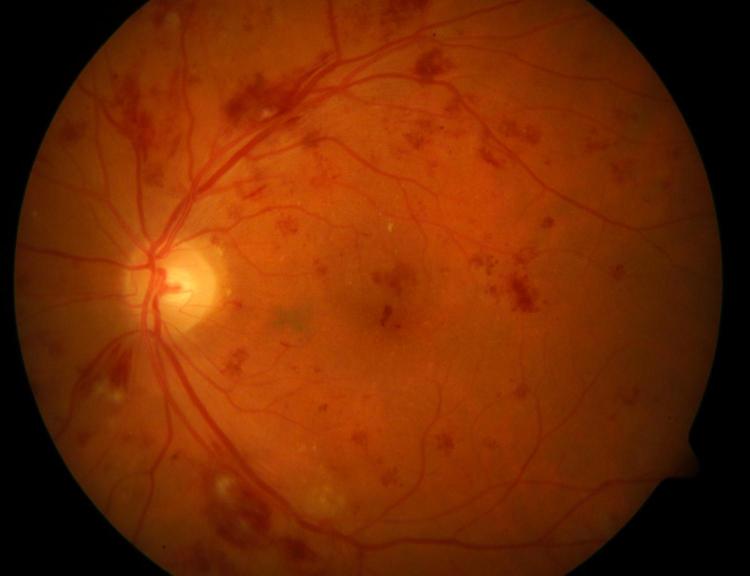
#> input picture image032.jpg, 1500 x 1152 px (shown at 1/2 size)
$ python bloodvessel1.py
#> lines starting #> are read from the running program, lines starting #| are printed output that depends on the picture; after the words box and inside, x2 and y2 are one past the last pixel; in counts of white or black regions, pixels touching at a corner belong together
import cv2
import numpy as np
import Image

#img = Image.open('image032.png')
#img.save('image032.jpg')
res = cv2.imread('image032.jpg',1)
#> res is the input picture: shape (1152, 1500, 3); mean B, G, R 3.4, 42.4, 115.1
#img = cv2.resize(res,None,fx=0.25, fy=0.25, interpolation = cv2.INTER_CUBIC)
img = cv2.resize(res,(640,491))
cv2.imshow('initial',img)

#cv2.imshow('image',img)
# Convert BGR to HSV
hsv = cv2.cvtColor(img, cv2.COLOR_BGR2HSV)
#> hsv: shape (491, 640, 3); mean H, S, V 9.7, 209.9, 115


gray=cv2.cvtColor(img, cv2.COLOR_BGR2GRAY)
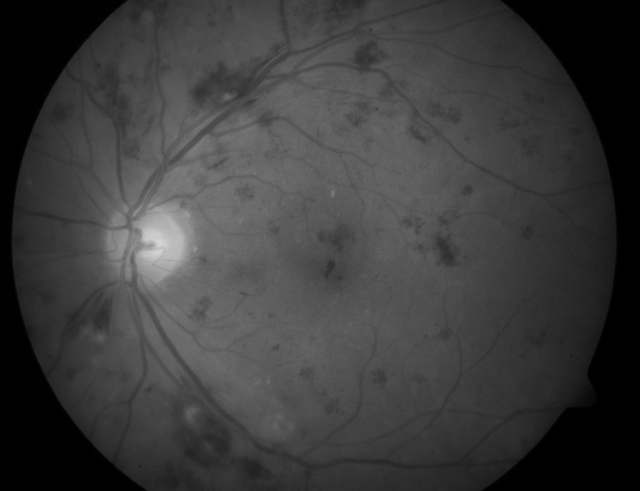
#> gray: shape (491, 640); min 0, max 215, mean 59.6
# [5 lines of commented-out code are left out]
kernel1 = np.ones((5,5),np.uint8)
kernel2 = np.ones((1,1),np.uint8)
kernel3 = np.ones((4,4),np.uint8)
#kernel1 = cv2.getStructuringElement(cv2.MORPH_ELLIPSE,(5,5))
#kernel2 = cv2.getStructuringElement(cv2.MORPH_ELLIPSE,(3,3))
#kernel3 = cv2.getStructuringElement(cv2.MORPH_ELLIPSE,(4,4))
b,g,r=cv2.split(img)
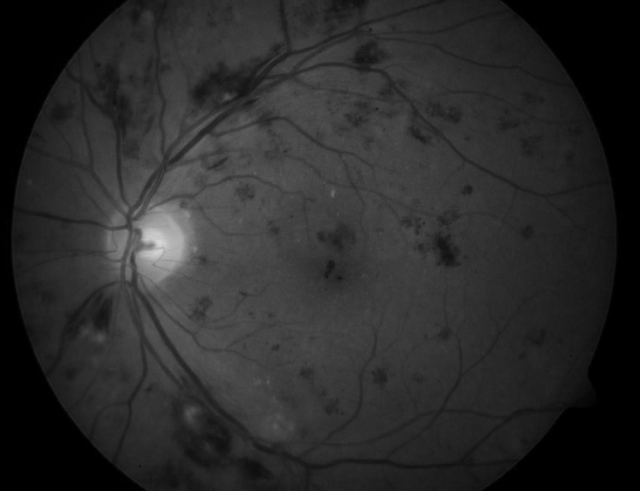
#> g: shape (491, 640); min 0, max 216, mean 42.4
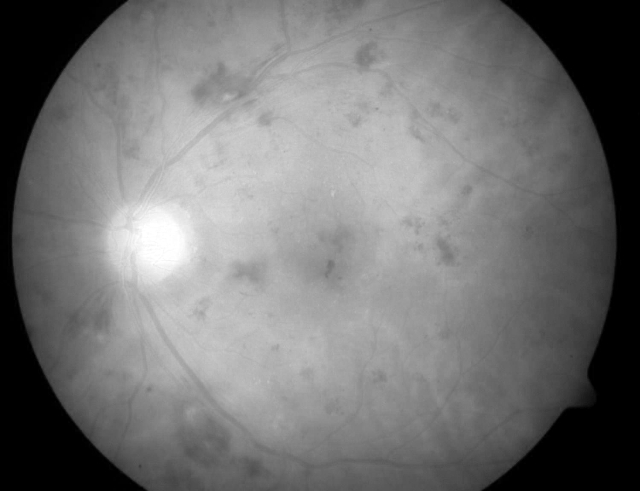
#> r: shape (491, 640); min 0, max 255, mean 115
cv2.imshow('green',g)
median = cv2.medianBlur(g,3)
clahe = cv2.createCLAHE(clipLimit=2.0, tileGridSize=(8,8))
cl1 = clahe.apply(median)
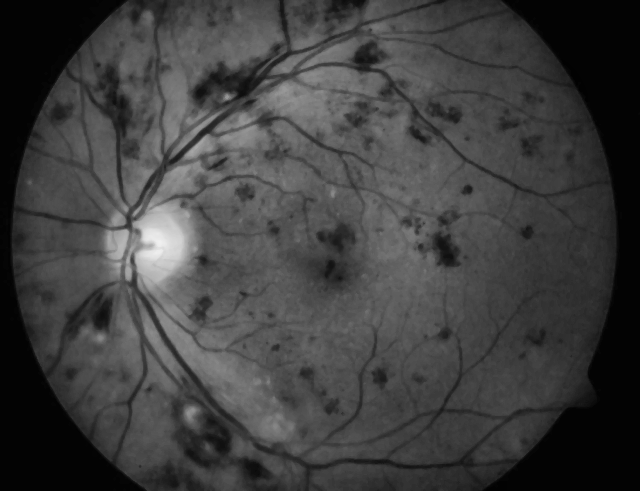
#> cl1: shape (491, 640); min 2, max 240, mean 63
cv2.imshow('clahe',cl1)
closing1 = cv2.morphologyEx(cl1, cv2.MORPH_CLOSE, kernel1)
closing2 = cv2.morphologyEx(cl1, cv2.MORPH_CLOSE, kernel2)

# plot all the images and their histograms
gradient_image=np.array(closing1)-np.array(closing2)
cv2.imshow('gradient_image',gradient_image)
blur = cv2.GaussianBlur(gradient_image,(5,5),0)
ret3,gradient_image_th = cv2.threshold(blur,0,255,cv2.THRESH_BINARY+cv2.THRESH_OTSU)
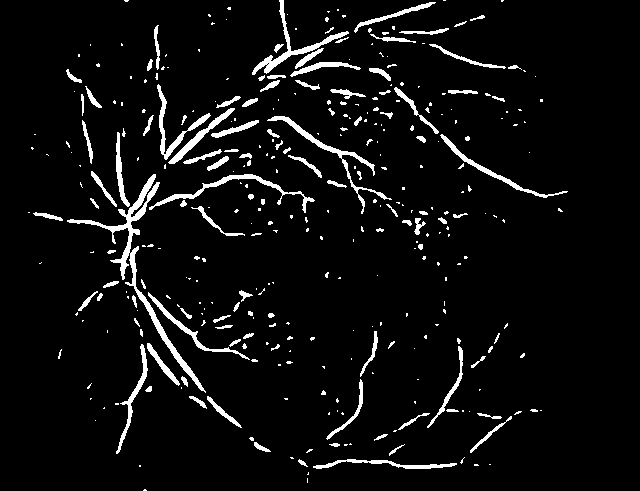
#> gradient_image_th: shape (491, 640); 5.5% white; 352 white regions (239 under 20 px), largest, box (x1, y1, x2, y2) and area: (67, 174, 206, 393) 2056, (267, 116, 392, 214) 831, (252, 0, 349, 75) 813
#> ret3 = 8
cv2.imshow('image',gradient_image_th)
gradient_image_th_eroded=cv2.erode(gradient_image_th,kernel3,iterations = 1)
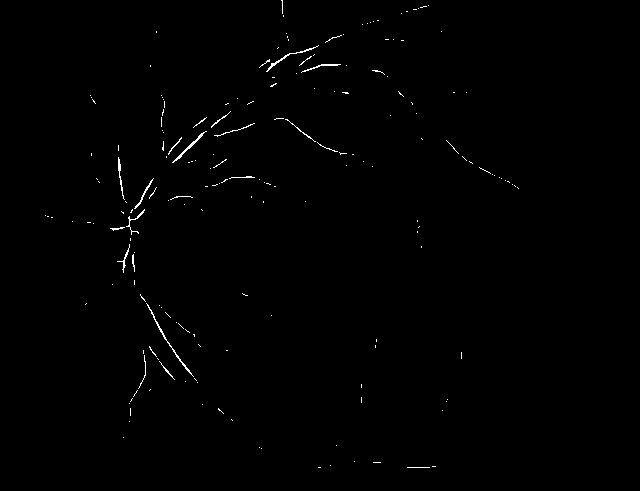
#> gradient_image_th_eroded: shape (491, 640); 0.54% white in thin lines or dots, all inside (x1, y1, x2, y2) = (45, 0, 519, 468)
#res = cv2.bitwise_and(gradient_image_th,gradient_image_th, mask= gradient_image)
#cv2.imshow('final',res);
#gradient_image_th_eroded_erode=cv2.erode(gradient_image_th_eroded,kernel3,iterations = 1)
cv2.imshow('gradient_image_th_eroded',gradient_image_th_eroded)
# [5 lines of commented-out code are left out]

cv2.imshow('final',cv2.subtract(g,gradient_image_th))
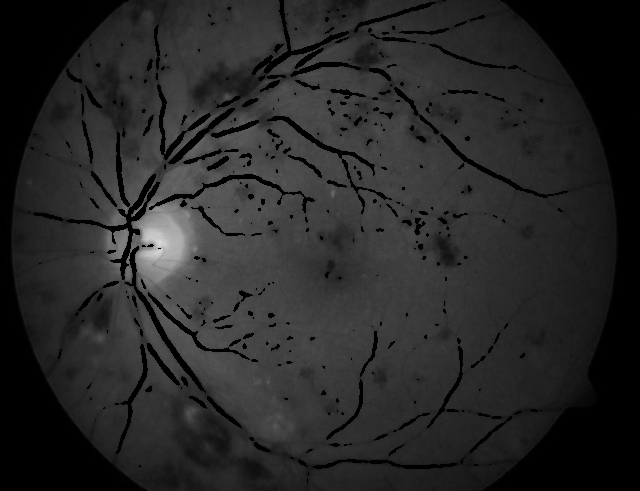
#> window 'final': shape (491, 640); min 0, max 216, mean 39.6
#cv2.imwrite('image002_bv.jpg',cv2.subtract(g,gradient_image_th))
cv2.imwrite('bv018.jpg',gradient_image_th)
#detecting exudates


cv2.waitKey(0)
cv2.destroyAllWindows()

$ run again, with image045.jpg copied over image032.jpg
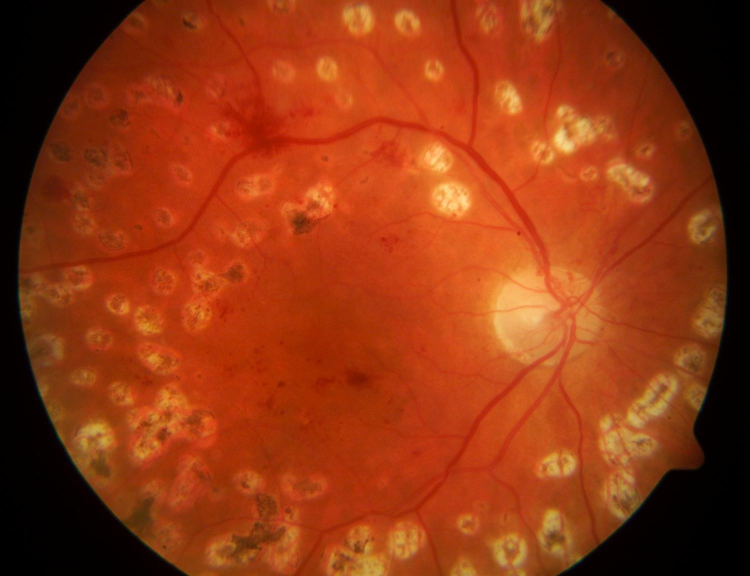
#> input picture image045.jpg, 1500 x 1152 px (shown at 1/2 size)
#> res is the input picture: shape (1152, 1500, 3); mean B, G, R 17.7, 54.8, 145.2
#> hsv: shape (491, 640, 3); mean H, S, V 11, 219.2, 145.2
#> `ret3,gradient_image_th = cv2.threshold(blur,0,255,cv2.THRESH_BINARY+cv..`:
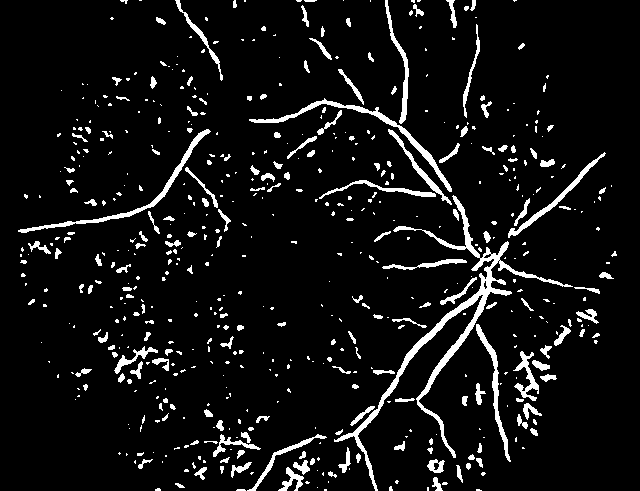
#> gradient_image_th: shape (491, 640); 7.1% white; 574 white regions (384 under 20 px), largest, box (x1, y1, x2, y2) and area: (334, 195, 573, 491) 3927, (249, 98, 452, 192) 1124, (18, 129, 211, 233) 1000
#> ret3 = 7
#> gradient_image_th_eroded: shape (491, 640); 0.71% white in thin lines or dots
#> `cv2.imshow('final',cv2.subtract(g,gradient_image_th))`:
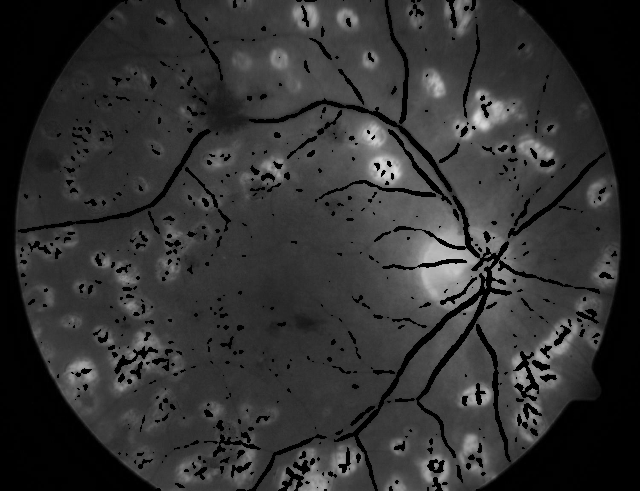
#> window 'final': shape (491, 640); min 0, max 219, mean 50
